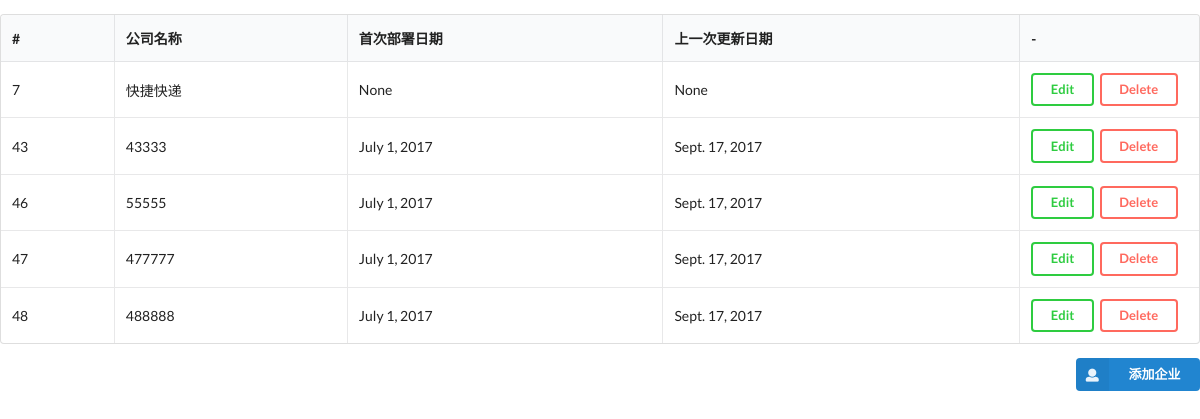
The page / on the database its author committed.
### company/models.py (models this page shows, shortened)
class Company(models.Model):
    name = models.CharField(max_length=30)
    create_time = models.DateField('创建时间',auto_now=False)
    update_time = models.DateField('更新时间',auto_now=True)

### class2/views.py (the view)
# urls.py: url(r'^$',views.index),
@csrf_exempt
def index(request):
    companys = Company.objects.all()
    data = {'companys': companys}
    return render_to_response('index.html',data)

### templates/index.html (shortened to what this page needs)
<html>
  {% load staticfiles %}
  <head>
    <link href="https://cdn.bootcss.com/semantic-ui/2.2.13/semantic.min.css" rel="stylesheet">
    <link href="http://cdn.staticfile.org/semantic-ui/2.2.7/semantic.min.css" rel="stylesheet">
    <link href="{% static 'css/calendar.css' %}" rel="stylesheet" >
    </head>
  <body>
      <table class="ui celled table">
                <thead>
                  <tr>
                  <th>#</th>
                  <th>公司名称</th>
                  <th>首次部署日期</th>
                  <th>上一次更新日期</th>
                  <th>-</th>
                </tr></thead>
                <tbody>
                      {% for company in companys %}
                        <tr>
                          <td>{{ company.id }}</td>
                          <td>{{ company.name }}</td>
                          <td>{{ company.create_time }}</td>
                          <td>{{ company.update_time }}</td>
                          <td width="15%">
                            <a href="/edit?id={{company.id}}"><button class="small ui inverted green button" id=editBtn>Edit</button></a>
                            <a href="/rm?id={{company.id}}"><button class="small ui inverted red button" id=rmBtn>Delete</button></a>
                          </td>
                        </tr>
                      {% endfor %}
                </tbody>
        </table>
      <div class="ui right floated small primary labeled icon button" id=addompanyBtn><i class="user icon"></i> 添加企业 </div>
  </body>
</html>

### rows shown on the page
Company: id "7", name "快捷快递", create_time "None", update_time "None"
Company: id "43", name "43333", create_time "July 1, 2017", update_time "Sept. 17, 2017"
Company: id "46", name "55555", create_time "July 1, 2017", update_time "Sept. 17, 2017"
Company: id "47", name "477777", create_time "July 1, 2017", update_time "Sept. 17, 2017"
Company: id "48", name "488888", create_time "July 1, 2017", update_time "Sept. 17, 2017"
